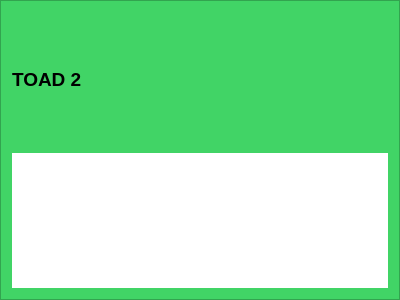
<?xml version="1.0" encoding="UTF-8"?>
<ui version="4.0">
 <class>toad_frame_2</class>
 <widget class="QFrame" name="toad_frame_2">
  <property name="geometry">
   <rect>
    <x>0</x>
    <y>0</y>
    <width>400</width>
    <height>300</height>
   </rect>
  </property>
  <property name="windowTitle">
   <string>Frame</string>
  </property>
  <property name="styleSheet">
   <string notr="true">background-color: rgb(65, 212, 102);</string>
  </property>
  <property name="frameShape">
   <enum>QFrame::StyledPanel</enum>
  </property>
  <property name="frameShadow">
   <enum>QFrame::Raised</enum>
  </property>
  <layout class="QVBoxLayout" name="verticalLayout">
   <item>
    <widget class="QLabel" name="title_label">
     <property name="font">
      <font>
       <pointsize>14</pointsize>
       <weight>75</weight>
       <bold>true</bold>
      </font>
     </property>
     <property name="text">
      <string>TOAD 2</string>
     </property>
    </widget>
   </item>
   <item>
    <widget class="toad_frame" name="widget">
     <property name="autoFillBackground">
      <bool>false</bool>
     </property>
     <property name="styleSheet">
      <string notr="true">background-color: rgb(255, 255, 255);</string>
     </property>
    </widget>
   </item>
  </layout>
 </widget>
 <customwidgets>
  <customwidget>
   <class>toad_frame</class>
   <extends>QFrame</extends>
   <header>.toad_frame</header>
   <container>1</container>
  </customwidget>
 </customwidgets>
 <resources/>
 <connections/>
</ui>
